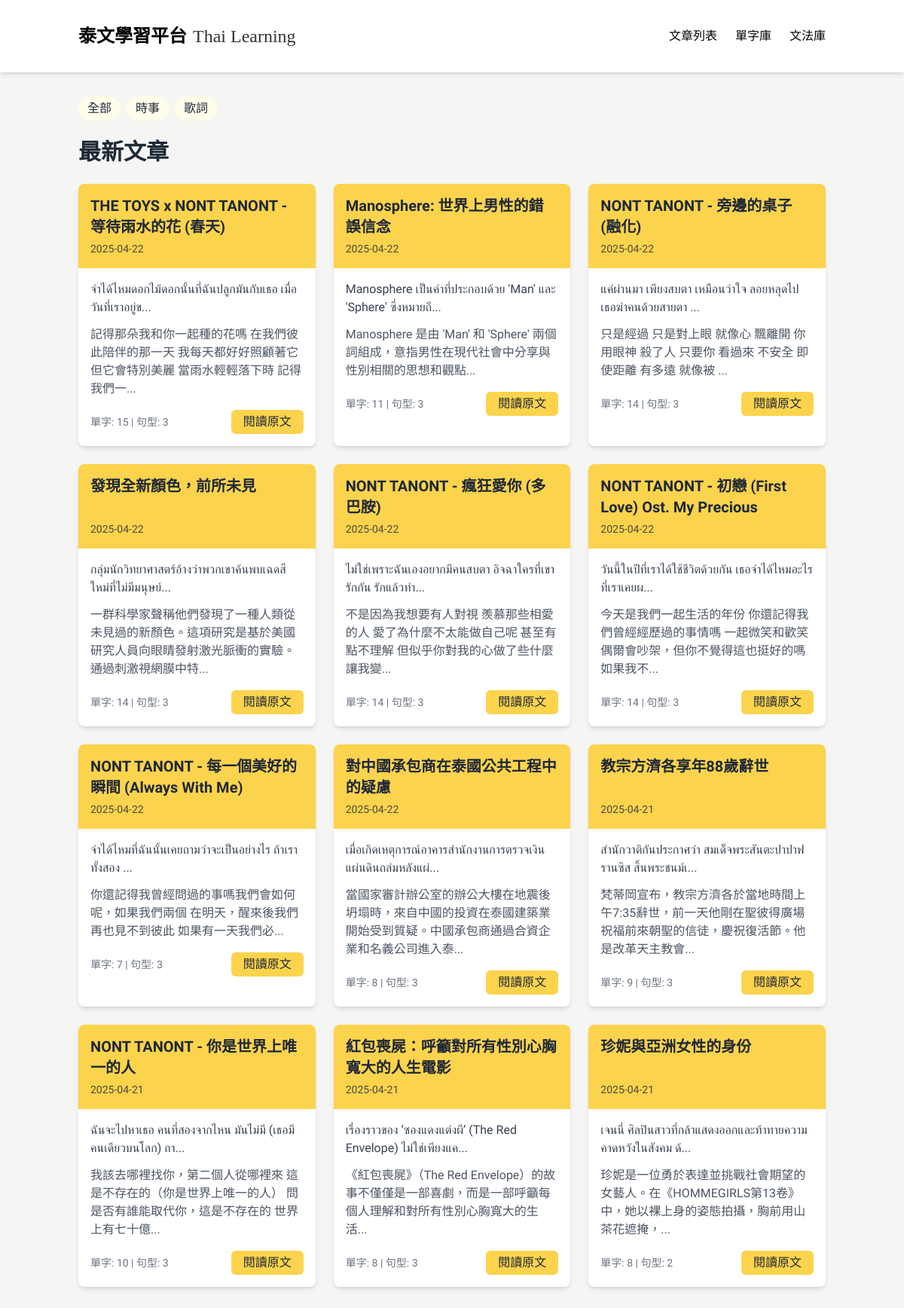
Before: / with the older database file.
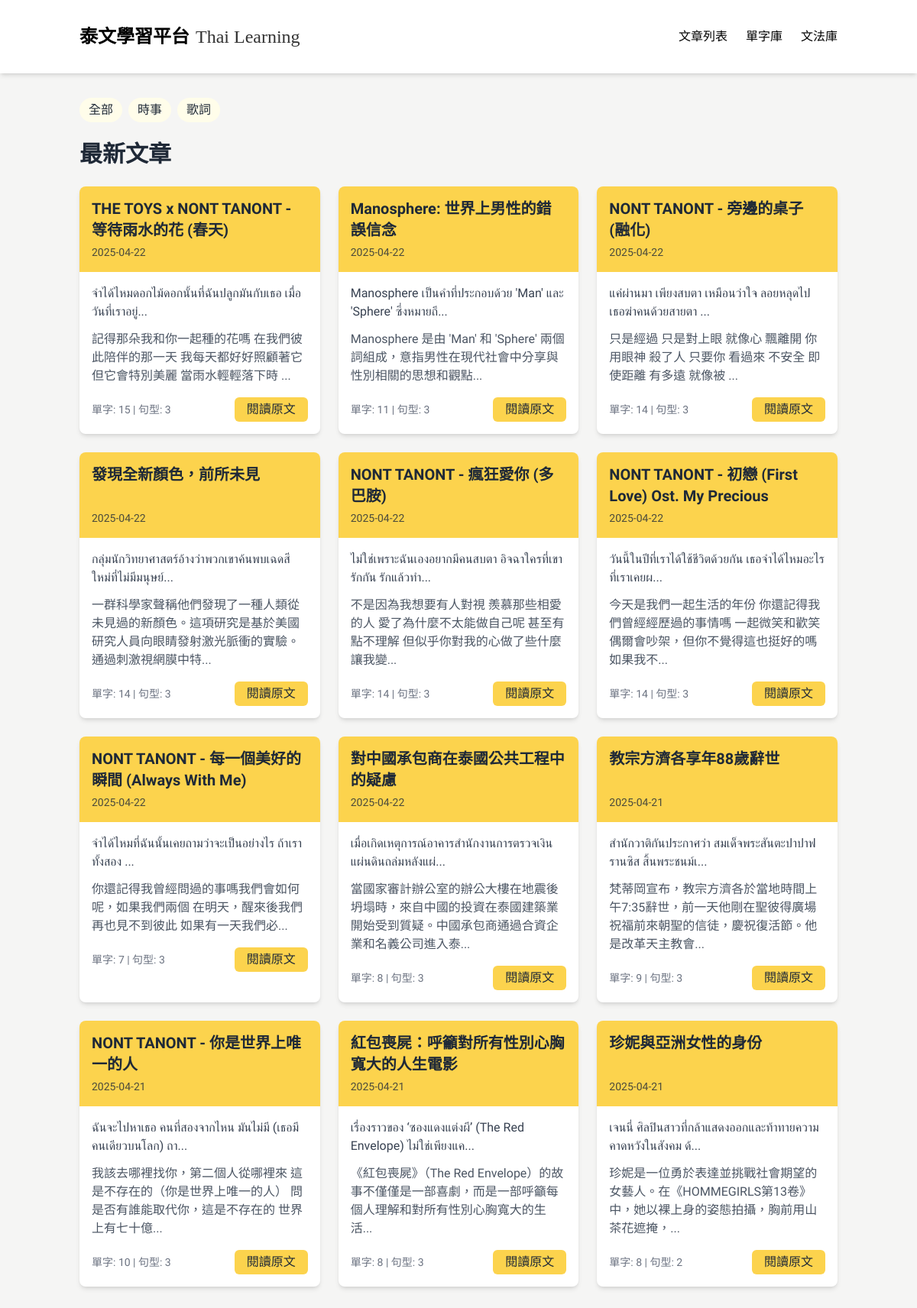
After: the same page with the newer database file.
### tables this page shows
CREATE TABLE Article (
            id INTEGER PRIMARY KEY AUTOINCREMENT,
            title TEXT,
            chineseTitle TEXT,
            content TEXT,
            chineseContent TEXT,
            category TEXT,
            url TEXT,
            status TEXT,
            createdAt TEXT,
            updatedAt TEXT,
            authorId INTEGER
        );

### app_sqlite.py (the view)
@app.route('/')
def index():
    conn = get_db_connection()
    articles = conn.execute('SELECT * FROM Article WHERE status = "published" ORDER BY createdAt DESC').fetchall()
    article_data = []
    for article in articles:
        article_id = article['id']
        word_count = conn.execute('SELECT COUNT(*) FROM WordArticle WHERE articleId = ?', (article_id,)).fetchone()[0]
        grammar_count = conn.execute('SELECT COUNT(*) FROM GrammarArticle WHERE articleId = ?', (article_id,)).fetchone()[0]
        article_data.append({**dict(article), 'wordCount': word_count, 'grammarCount': grammar_count})
    conn.close()
    return render_template('index_adjust.html', articles=article_data)

### app_sqlite.py (called while the page is built)
def get_db_connection():
    base_path = os.path.dirname(os.path.abspath(__file__))
    db_path = os.path.join(base_path, 'data.db')
    conn = sqlite3.connect(db_path)  # SQLite 檔名
    conn.row_factory = sqlite3.Row     # 讓取出的資料像字典一樣操作
    return conn

### templates/index_adjust.html (shortened to what this page needs)
<!DOCTYPE html>
<html lang="zh-TW">
<head>
  <script src="https://cdn.tailwindcss.com"></script>
</head>
<body>
  <nav class="bg-white shadow-md sticky top-0 z-50">
    <div class="container mx-auto px-4 py-4">
      <div class="flex justify-between items-center py-4">
        <div class="flex items-center space-x-2">
          <span class="nav-title text-2xl font-bold text-black">泰文學習平台</span>
          <span class="nav-subtitle text-2xl text-black/80 self-end">Thai Learning</span>
        </div>
        <div class="hidden md:flex space-x-6">
          <a href="/" class="tab-btn active-tab text-black hover:text-gray-700" data-tab="articles">文章列表</a>
          <a href="/vocabulary" class="text-black hover:text-gray-700">單字庫</a>
          <a href="/grammar" class="text-black hover:text-gray-700">文法庫</a>
        </div>
      </div>
    </div>
  </nav>
<div class="container mx-auto px-4 py-8">
  <div id="articles" class="tab-content">
        <div class="flex flex-wrap gap-2 mb-6">
          <button class="category-btn px-3 py-1 bg-[var(--main-color-light)] text-[var(--main-color-dark)] rounded-full hover:bg-[var(--main-color-light-hover)]" data-type="全部">全部</button>
          <button class="category-btn px-3 py-1 bg-[var(--main-color-light)] text-[var(--main-color-dark)] rounded-full hover:bg-[var(--main-color-light-hover)]" data-type="news">時事</button>
          <button class="category-btn px-3 py-1 bg-[var(--main-color-light)] text-[var(--main-color-dark)] rounded-full hover:bg-[var(--main-color-light-hover)]" data-type="lyrics">歌詞</button>
        </div>
    <div class="mb-8">
      <h1 class="text-3xl font-bold mb-6 text-gray-800">最新文章</h1>
      <div class="grid grid-cols-1 md:grid-cols-2 lg:grid-cols-3 gap-6">
        {% for article in articles %}
        <div class="bg-white rounded-lg shadow-md overflow-hidden hover:shadow-lg transition-shadow duration-300 article-card" data-type="{{ article.category }}">
        <div class="gradient-bg p-4 h-28 flex flex-col justify-between">
          <h3 class="text-xl font-semibold leading-snug line-clamp-2 break-words">{{ article.chineseTitle }}</h3>
          <p class="text-sm opacity-80">{{ article.createdAt[:10] }}</p>
        </div>
          <div class="p-4">
            <p class="thai-text mb-3 text-gray-700">{{ article.content[:60] }}...</p>
            <p class="mb-4 text-gray-600">{{ article.chineseContent[:60] }}...</p>
            <div class="flex justify-between items-center">
              <span class="text-sm text-gray-500">單字: {{ article.wordCount }} | 句型: {{ article.grammarCount }}</span>
              <a href="/article/{{ article.id }}" class="bg-[var(--main-color)] hover:bg-[var(--main-color-hover)] text-[var(--main-color-dark)] hover:text-white px-4 py-1 rounded-md transition-colors">閱讀原文</a>
            </div>
          </div>
        </div>
      {% endfor %}
      </div>
    </div>
  </div>
</div>
</body>
</html>

### templates/index_adjust.html (style rules this page uses)
:root { --main-color: #FCD34D; --main-color-hover: #FBBF24; --main-color-light: #FFFDEA; --main-color-light-hover: #FEF3C7; --main-color-bg: #ffffff; --main-color-dark: #1F2937; --main-color-darker: #111827; }
body { font-family: 'Noto Sans TC', 'Sarabun', sans-serif; background-color: #F5F5F4; }
.thai-text { font-family: 'Sarabun', sans-serif; }
.gradient-bg { background-color: var(--main-color); color: var(--main-color-dark); }
.nav-title { font-family: 'Jin Xuan', '金萱體', 'Noto Sans TC', sans-serif; font-weight: bold; }
.nav-subtitle { font-family: 'Times New Roman', serif; font-size: 1.5rem; line-height: 2rem; }

Changed rows visible on the page:
changed Article "THE TOYS x NONT TANONT - 等待雨水的花 (春天)": content "จำได้ไหมดอกไม้ดอกนั้นที่ฉันปลูกมันกับเธอ เมื่อวันที่เราอยู่ข" → "จำได้ไหมดอกไม้ดอกนั้นที่ฉันปลูกมันกับเธอ เมื่อวันที่เราอยู่"; chineseContent "記得那朵我和你一起種的花嗎 在我們彼此陪伴的那一天 我每天都好好照顧著它 但它會特別美麗 當雨水輕輕落下時 記得我們一" → "記得那朵我和你一起種的花嗎 在我們彼此陪伴的那一天 我每天都好好照顧著它 但它會特別美麗 當雨水輕輕落下時"
